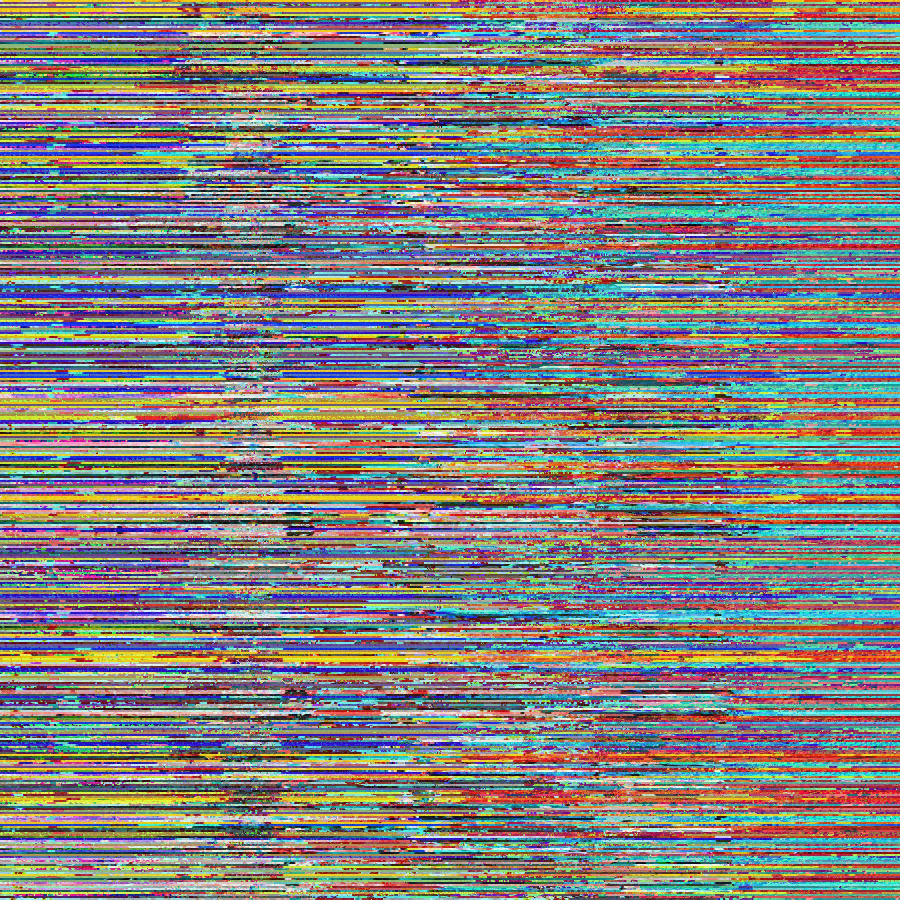
#> input picture All Files/Encrypted.jpg, 1800 x 1800 px, given in place of encrypted.png, which was not available (shown at 1/2 size)
$ python Decryption.py
#> lines starting #> are read from the running program, lines starting #| are printed output that depends on the picture; pictures that were not available may be replaced by others from this repository, and a replacement may not be noted
# Imports
import numpy as np
from PIL import Image as im
import matplotlib.image as image
from collections import deque
import sys
import time
begin = time.time()
img=image.imread('encrypted.png')
#> img is the input picture: shape (1800, 1800, 3); mean R, G, B 130.1, 128, 125.6
img = img * 255
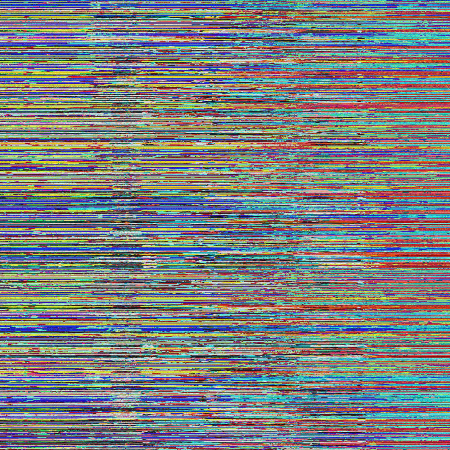
#> img: shape (1800, 1800, 3) (shown at 1/4 size); mean R, G, B 123.3, 126.8, 126.9
img = img.astype('uint8')
#img = ~img  # Performing NOT operation to get original colour of image
A = np.array(img)

# Fetching 50 unique sorted values from matrix
unique = np.unique(sorted(img.flatten()))
#> unique = 256 values from 0 to 255
unique = unique[0:51]
#> unique = 51 values from 0 to 50

# Key 1
def a(x,y):
    return (2*x)+(3*y)

# Key 2
def b(x,y):
    return abs((x**2)+(y**2))

# key 3
def c(x):
    return ( (3 * (x**4)) - (7 * (x**3)) - (12 * (x**2)) )

# Generating values using Key 1
for i in range(0,len(unique)-1):
    x = unique[i]
    y = unique[i+1]
    unique = np.append(unique,a(x,y))
    x,y = y,x
    unique = np.append(unique,a(x,y))
#> this loop made 50 passes
#> after the loop, unique = 151 values, max 248 at index 149, min 0 at index 0, mean 91.23

# Generating values using Key 2
for i in range(0,len(unique)-1):
    x = unique[i]
    y = unique[i+1]
    unique = np.append(unique,b(x,y))
    x,y = y,x
    unique = np.append(unique,b(x,y))
#> this loop made 150 passes
#> (x, y) on passes 1 to 8: (1, 0), (2, 1), (3, 2), (4, 3), (5, 4), (6, 5), (7, 6), (8, 7)
#> after the loop, unique = 451 values, max 122513 at index 449, min 0 at index 0, mean 18616.5

# Slicing unique_array values to make them divisible by image matrix for node generation
unique = unique[0:int(img.shape[0]/4)+1]

# Creating matrix for greedy algorithm by left/right shifting unique_array elements using Key 3
matrix = np.array([unique])
for i in range(1,len(unique)):
    temp = deque(unique)
    if( i % 2 == 0):
        temp.rotate(c(i))
        matrix = np.vstack([matrix,temp])
    else:
        temp.rotate(-c(i))
        matrix = np.vstack([matrix,temp])
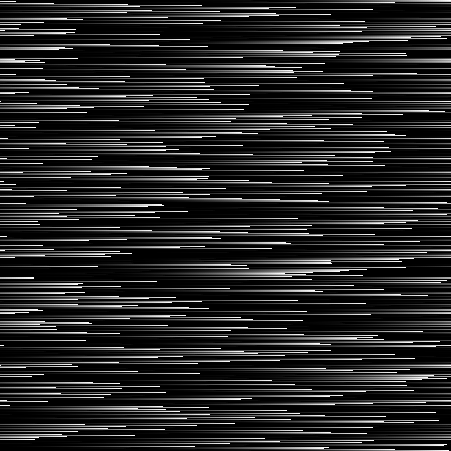
#> matrix: shape (451, 451) int64; min 0, max 122513, mean 18616.5; drawn with min black and max white

# Creating nodes for Greedy Algorithm
X=[]
for i in range(1,matrix.shape[0]):
    X.append(np.array([]))

blockSize = int(1800 / (matrix.shape[0]-1)) # To determine number of rows in each node
start_pointer = 0         # Starting pointer to rows to be added in each node
end_pointer = blockSize   # End pointer to rows to be added in each node

flag = np.array([0])   # Flag to mark visited nodes in Greedy Algorithm

visited = 1        # Count number of nodes visited for terminating while loop [Set to 1 as starting Node will not carry data]
count = matrix.shape[0]    # For terminating while loop
min_index = 0           # To start greedy algorithm from 0th node

pointer = 0         # Will be incremented after rows of current node are appended

xor_pointer = 1

#Greedy Algorithm along with OUR algorithm
while(visited < count):
    arr = matrix[min_index]
    min = sys.maxsize
    for i in range(0,len(arr)):
        if( i != min_index  and arr[i] < min and (i not in flag) ):
            min = arr[i]
            min_index = i
    end_pointer = min_index * int( A.shape[0] / (matrix.shape[0]-1) )
    start_pointer = end_pointer - blockSize
    X[pointer] = A[start_pointer:end_pointer]
    X[pointer] = X[pointer] ^ (xor_pointer % 255)
    xor_pointer = xor_pointer + min_index
    flag = np.append(flag,min_index)
    visited = visited + 1
    pointer = pointer + 1

merge_arr = np.concatenate(X[0:],axis=0)    # Merging values in all nodes in ascending order of nodes to get shuffled matrix
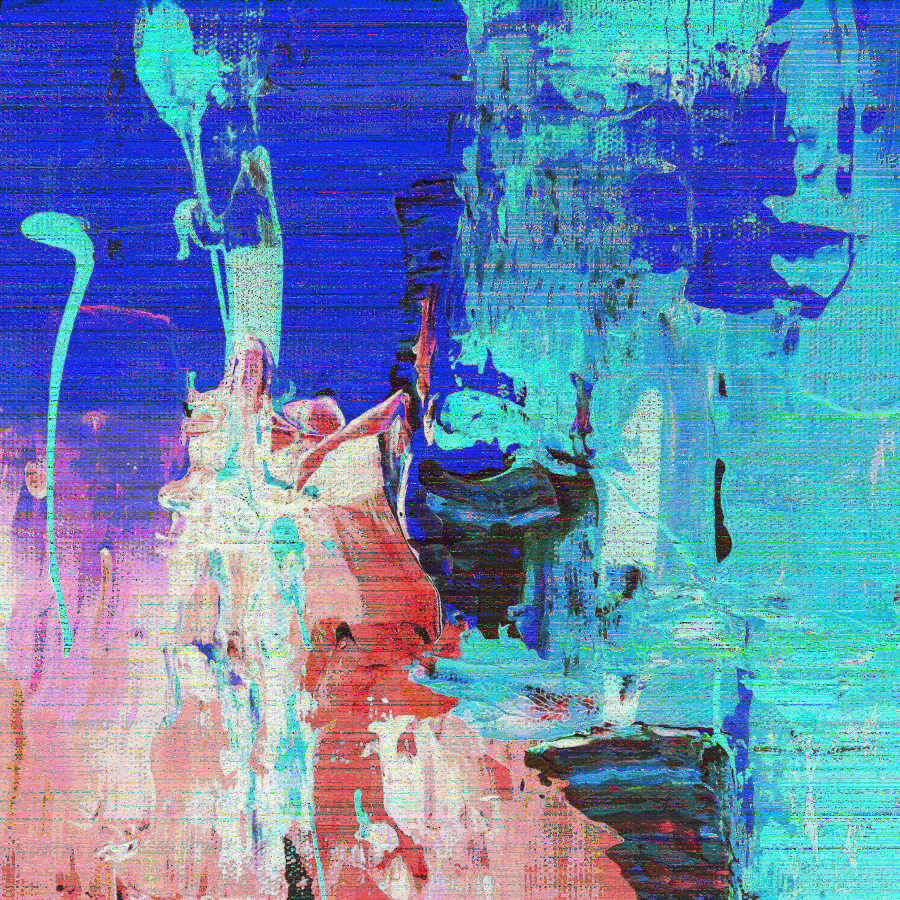
#> merge_arr: shape (1800, 1800, 3) (shown at 1/2 size); mean of channels 0, 1, 2 101.1, 134.8, 177.1; drawn as R, G, B
end = time.time()
print(f"Total runtime of the program is {end - begin}")
data = im.fromarray(merge_arr)
data.save('Decrypted.jpg')      #Save decrypted image
print("Image Decrypted")

$ run again, with All Files/beach-enc.jpg copied over All Files/Encrypted.jpg
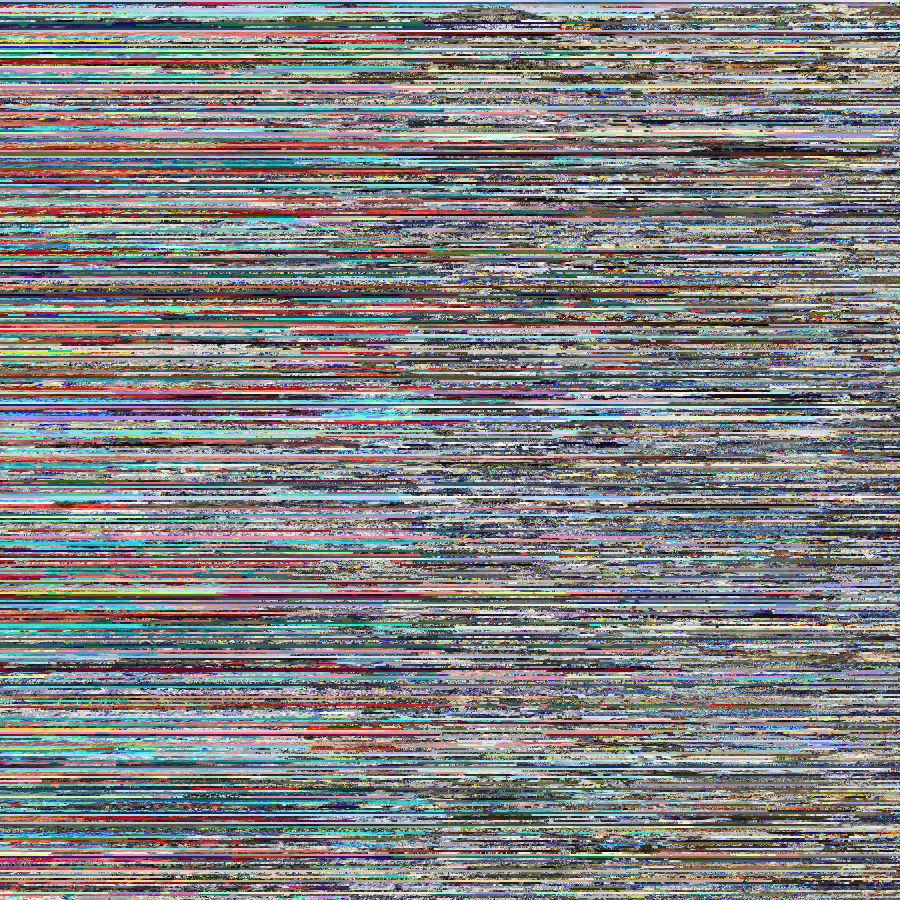
#> input picture All Files/beach-enc.jpg, 1800 x 1800 px, given in place of encrypted.png, which was not available (shown at 1/2 size)
#> img is the input picture: shape (1800, 1800, 3); mean R, G, B 128.9, 129, 129.9
#> `img = img * 255`:
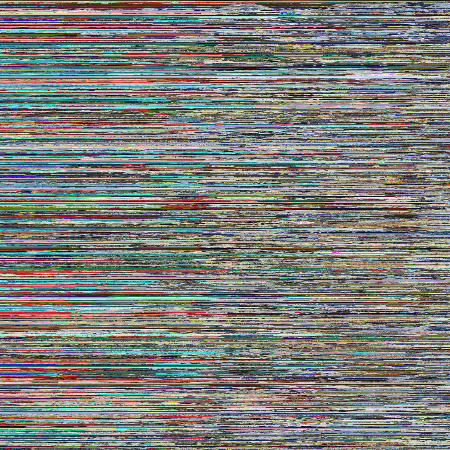
#> img: shape (1800, 1800, 3) (shown at 1/4 size); mean R, G, B 124.2, 125.5, 122.3
#> `unique = np.unique(sorted(img.flatten()))`: unique = 256 values from 0 to 255
#> `unique = unique[0:51]`: unique = 51 values from 0 to 50
#> the loop `for i in range(0,len(unique)-1):` made 50 passes
#> after the loop `for i in range(0,len(unique)-1):`: unique = 151 values, max 248 at index 149, min 0 at index 0, mean 91.23
#> the loop `for i in range(0,len(unique)-1):` made 150 passes
#> (x, y) on passes 1 to 8: (1, 0), (2, 1), (3, 2), (4, 3), (5, 4), (6, 5), (7, 6), (8, 7)
#> after the loop `for i in range(0,len(unique)-1):`: unique = 451 values, max 122513 at index 449, min 0 at index 0, mean 18616.5
#> `merge_arr = np.concatenate(X[0:],axis=0)`:
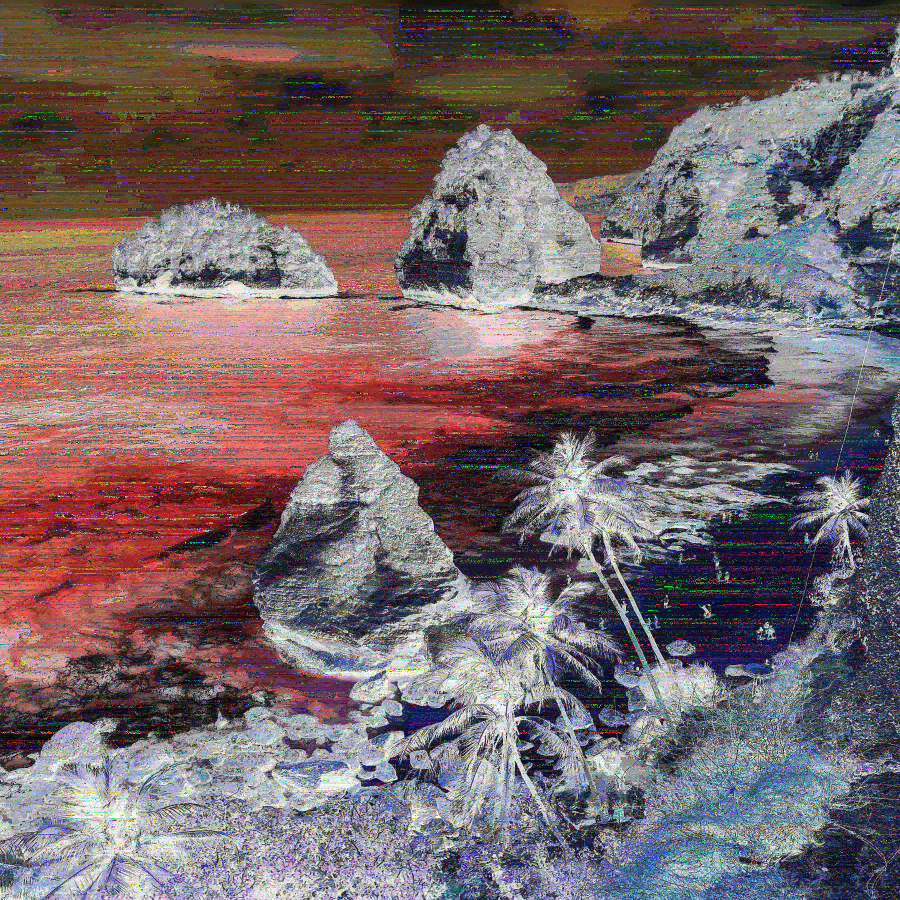
#> merge_arr: shape (1800, 1800, 3) (shown at 1/2 size); mean of channels 0, 1, 2 117.7, 101.7, 103.4; drawn as R, G, B

$ run again, with All Files/beach-hill-enc-2.jpg copied over All Files/Encrypted.jpg
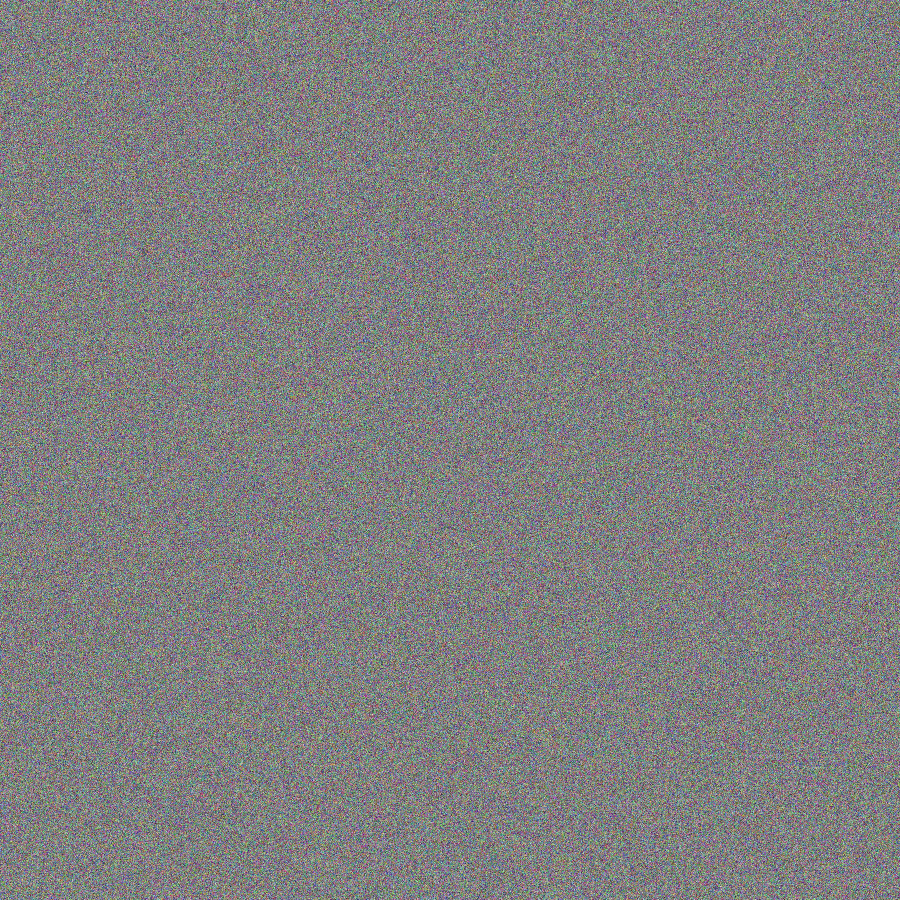
#> input picture All Files/beach-hill-enc-2.jpg, 1800 x 1800 px, given in place of encrypted.png, which was not available (shown at 1/2 size)
#> img is the input picture: shape (1800, 1800, 3); mean R, G, B 127.5, 127.5, 127.5
#> `img = img * 255`:
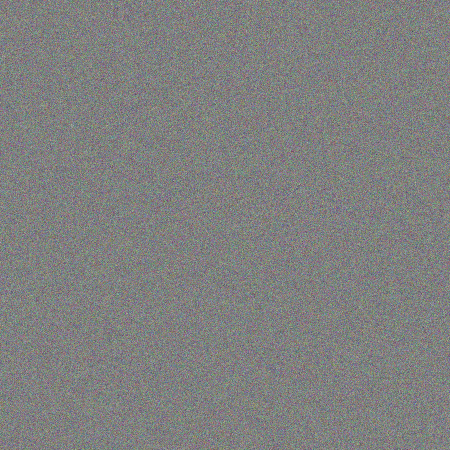
#> img: shape (1800, 1800, 3) (shown at 1/4 size); mean R, G, B 127.2, 128, 127
#> `unique = np.unique(sorted(img.flatten()))`: unique = 256 values from 0 to 255
#> `unique = unique[0:51]`: unique = 51 values from 0 to 50
#> the loop `for i in range(0,len(unique)-1):` made 50 passes
#> after the loop `for i in range(0,len(unique)-1):`: unique = 151 values, max 248 at index 149, min 0 at index 0, mean 91.23
#> the loop `for i in range(0,len(unique)-1):` made 150 passes
#> (x, y) on passes 1 to 8: (1, 0), (2, 1), (3, 2), (4, 3), (5, 4), (6, 5), (7, 6), (8, 7)
#> after the loop `for i in range(0,len(unique)-1):`: unique = 451 values, max 122513 at index 449, min 0 at index 0, mean 18616.5
#> `merge_arr = np.concatenate(X[0:],axis=0)`:
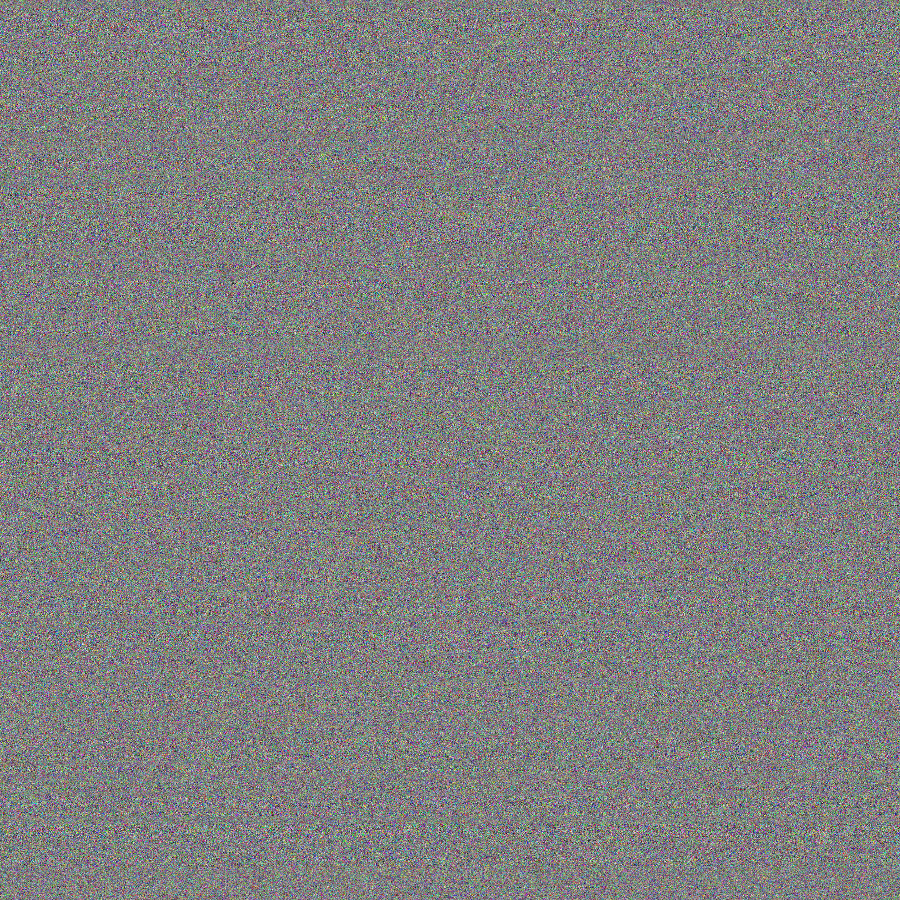
#> merge_arr: shape (1800, 1800, 3) (shown at 1/2 size); mean of channels 0, 1, 2 127.5, 127.4, 127.4; drawn as R, G, B
